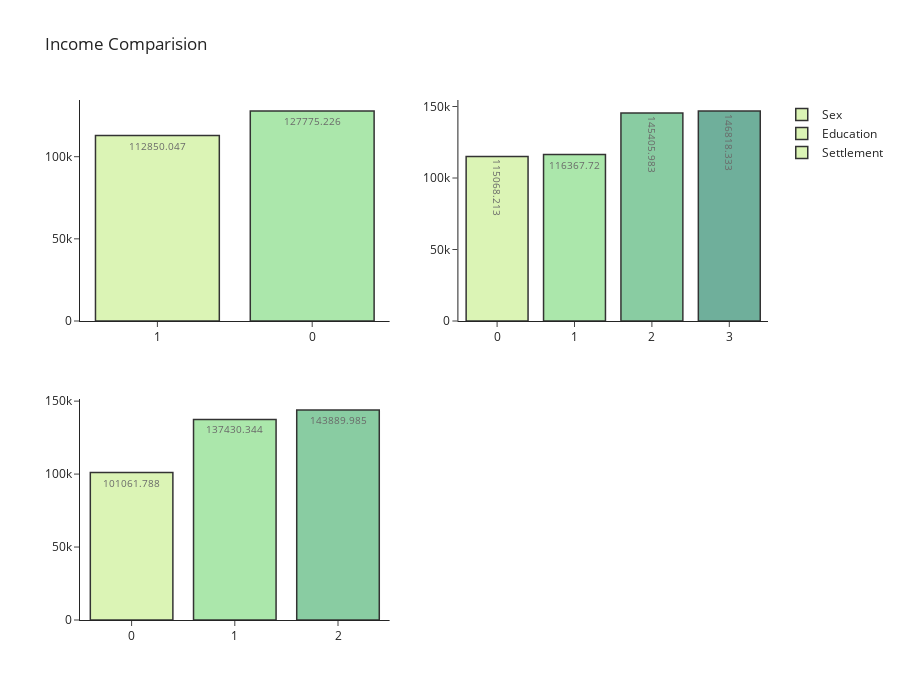

The notebook cell saved with this chart:
### Code cell
n_rows=2 
n_cols=2
Sex_mean = df.groupby('Sex')['Income'].mean().sort_values(ascending=True)
Education_mean = df.groupby('Education')['Income'].mean().sort_values(ascending=True)
Settlement_mean = df.groupby('Settlement size')['Income'].mean().sort_values(ascending=True)
labels=[Sex_mean,Education_mean,Settlement_mean]
labels_value=['Sex','Education','Settlement']
fig = make_subplots(rows=n_rows,cols=n_cols)
for i,val in enumerate(labels_value):
    fig.add_trace(
        go.Bar( x=labels[i].index.astype('str'),
                y=labels[i].values,
                name=val,
                text=np.round(labels[i].values,3),
                textposition='inside',
                marker_color=px.colors.sequential.Emrld,
                textfont=dict(size=10)),
                row=int(i/n_cols)+1 , col =int(i%n_cols)+1
    )
fig.update_layout(
        height=700,
        title_text='Income Comparision',
        template='simple_white'
    )
fig.update_traces(
    marker_line_color='black', 
    marker_line_width=1.5, 
    opacity=0.8)
fig.show()

### Figure 1 — Plotly figure (JSON) as saved in the notebook; plotly's stock layout.template omitted (floating-point values rounded to 4 significant figures)
{"data": [{"marker": {"color": ["rgb(211, 242, 163)", "rgb(151, 225, 150)", "rgb(108, 192, 139)", "rgb(76, 155, 130)", "rgb(33, 122, 121)", "rgb(16, 89, 101)", "rgb(7, 64, 80)"], "line": {"color": "black", "width": 1.5}}, "name": "Sex", "opacity": 0.8, "text": [112900.0, 127800.0], "textfont": {"size": 10}, "textposition": "inside", "type": "bar", "x": ["1", "0"], "xaxis": "x", "y": [112900.0, 127800.0], "yaxis": "y"}, {"marker": {"color": ["rgb(211, 242, 163)", "rgb(151, 225, 150)", "rgb(108, 192, 139)", "rgb(76, 155, 130)", "rgb(33, 122, 121)", "rgb(16, 89, 101)", "rgb(7, 64, 80)"], "line": {"color": "black", "width": 1.5}}, "name": "Education", "opacity": 0.8, "text": [115100.0, 116400.0, 145400.0, 146800.0], "textfont": {"size": 10}, "textposition": "inside", "type": "bar", "x": ["0", "1", "2", "3"], "xaxis": "x2", "y": [115100.0, 116400.0, 145400.0, 146800.0], "yaxis": "y2"}, {"marker": {"color": ["rgb(211, 242, 163)", "rgb(151, 225, 150)", "rgb(108, 192, 139)", "rgb(76, 155, 130)", "rgb(33, 122, 121)", "rgb(16, 89, 101)", "rgb(7, 64, 80)"], "line": {"color": "black", "width": 1.5}}, "name": "Settlement", "opacity": 0.8, "text": [101100.0, 137400.0, 143900.0], "textfont": {"size": 10}, "textposition": "inside", "type": "bar", "x": ["0", "1", "2"], "xaxis": "x3", "y": [101100.0, 137400.0, 143900.0], "yaxis": "y3"}], "layout": {"height": 700, "title": {"text": "Income Comparision"}, "xaxis": {"anchor": "y", "domain": [0, 0.45]}, "xaxis2": {"anchor": "y2", "domain": [0.55, 1]}, "xaxis3": {"anchor": "y3", "domain": [0, 0.45]}, "xaxis4": {"anchor": "y4", "domain": [0.55, 1]}, "yaxis": {"anchor": "x", "domain": [0.575, 1]}, "yaxis2": {"anchor": "x2", "domain": [0.575, 1]}, "yaxis3": {"anchor": "x3", "domain": [0, 0.425]}, "yaxis4": {"anchor": "x4", "domain": [0, 0.425]}}}
